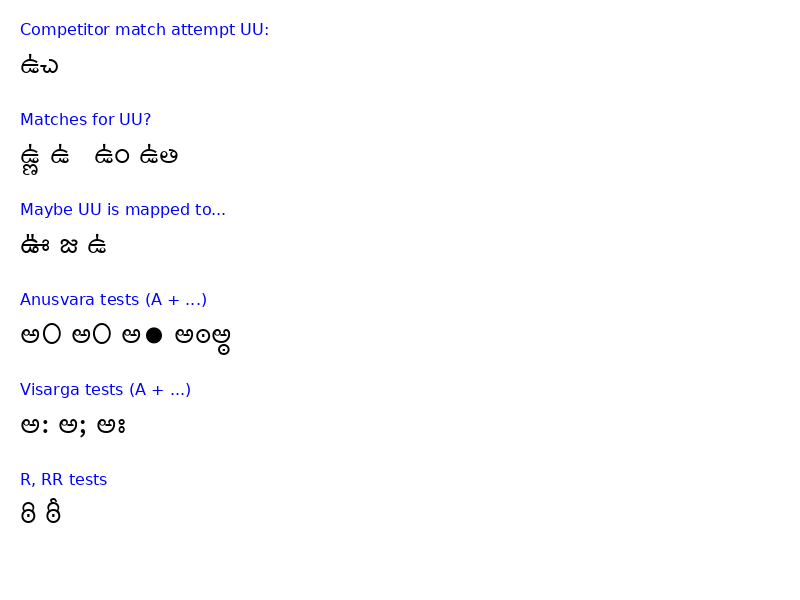

The Python source for this figure:
from PIL import Image, ImageDraw, ImageFont
import os

font_path = "public/SHREE-TEL.ttf"
font = ImageFont.truetype(font_path, 40)
label_font = ImageFont.truetype("/usr/share/fonts/TTF/DejaVuSans.ttf", 16)

# Test characters for UU (ఊ)
# Could it be E + something? E + 0x203A (›)? E + 0x02DC (˜)?
# Or maybe the actual UU is not F. Let's look through the 0x4x area.
# 0x47 (G) is ఎ
# 0x48 (H) is ఏ

def get_char(code):
    return chr(code)

tests = [
    ("Competitor match attempt UU:", "E" + chr(0x5E)), 
    ("Matches for UU?", "E~ E› E" + chr(0x2026) + " E" + chr(0x2122)),
    ("Maybe UU is mapped to...", "F f E" + chr(0xAD)),
    ("Anusvara tests (A + ...)", "A0 A" + chr(0x30) + " A" + chr(0xB7) + " A" + chr(0x75) + " A" + chr(0x78)),
    ("Visarga tests (A + ...)", "A: A; A" + chr(0x40)),
    ("R, RR tests", chr(0x76) + " " + chr(0x77))
]

img = Image.new('RGB', (800, 600), 'white')
draw = ImageDraw.Draw(img)

for i, (label, text) in enumerate(tests):
    y = i * 90 + 20
    draw.text((20, y), label, fill='blue', font=label_font)
    draw.text((20, y + 25), text, fill='black', font=font)

img.save("scratch/test_uu_am.png")
print("Saved to scratch/test_uu_am.png")
